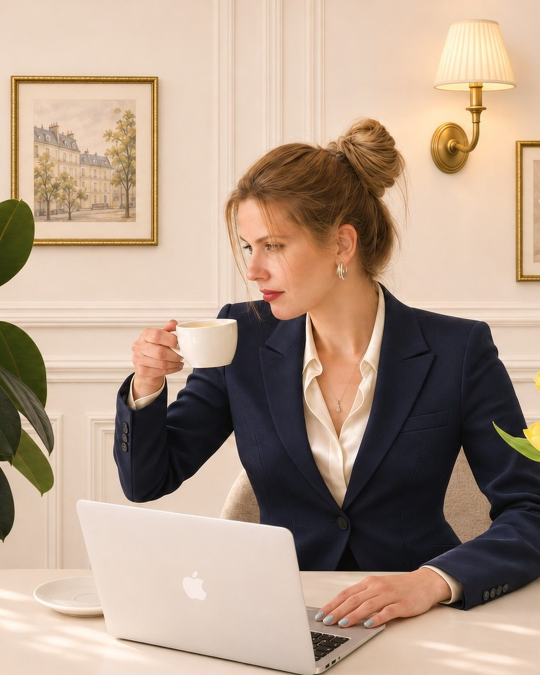
#> input picture social/instagram/zdjecia-4x5/01-biurko-granat.jpg, 1080 x 1350 px, given in place of p-wyroznienie.png, which was not available (shown at 1/2 size)
$ python siatka.py
#> lines starting #> are read from the running program, lines starting #| are printed output that depends on the picture
#!/usr/bin/env python3
"""Podgląd siatki profilu Instagram (12 postów, kafelki 3:4 jak w aplikacji). Wynik: social/instagram/podglad-siatki.jpg"""
import os
from PIL import Image, ImageDraw, ImageFont

ROOT = os.path.dirname(os.path.dirname(os.path.abspath(__file__)))
IG = os.path.join(ROOT, 'instagram')
# kolejność publikacji 1..12
POSTY = [
    ('zdjecia-4x5/07-portret-boucle.jpg', ''), ('png/karuzele/k1-strategia-na-1-stronie-01.png', 'karuzela'),
    ('rolki/r3-zacznij-za-darmo-okladka.jpg', 'rolka'), ('png/posty/p04-cytat-etat.png', 'cytat'),
    ('png/karuzele/k2-marza-a-narzut-01.png', 'karuzela'), ('rolki/r1-trzy-pytania-okladka.jpg', 'rolka'),
    ('png/posty/p07-zdjecie-rozowy.png', 'zdjęcie'), ('png/karuzele/k3-trzy-liczby-w-poniedzialek-01.png', 'karuzela'),
    ('rolki/r2-etat-i-wlasna-marka-okladka.jpg', 'rolka'), ('png/posty/p10-produkt-strategia.png', 'produkt'),
    ('png/karuzele/k4-nowy-produkt-6-pytan-01.png', 'karuzela'), ('png/posty/p-wyroznienie.png', 'zdjęcie'),
]
TW, TH, GAP = 360, 480, 4
font = ImageFont.truetype(os.path.expanduser('~/.fonts/DMSans%5Bopsz,wght%5D.ttf'), 22)
img = Image.new('RGB', (TW * 3 + GAP * 2, TH * 4 + GAP * 3), 'white')
#> img: PIL image 1088x1932 RGB; every value is 255
d = ImageDraw.Draw(img)
for idx, (plik, typ) in enumerate(reversed(POSTY)):
    nr = len(POSTY) - idx
    im = Image.open(os.path.join(IG, plik)).convert('RGB')
#> im is the input picture: PIL image 1080x1350 RGB; mean R, G, B 178.2, 155.8, 137.4
    w, h = im.size  # kadr środkowy 3:4 (tak Instagram pokazuje siatkę)
#> w = 1080; h = 1350
    nh = int(w * 4 / 3)
#> nh = 1440
    top = (h - nh) // 2 if nh <= h else 0
#> top = 0
    im = im.crop((0, top, w, top + min(nh, h))).resize((TW, TH), Image.LANCZOS)
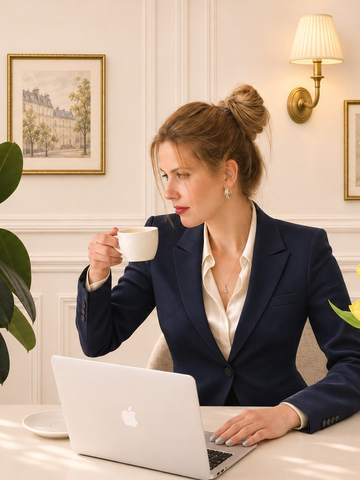
#> im: PIL image 360x480 RGB; mean R, G, B 178.2, 155.8, 137.4
    x, y = (idx % 3) * (TW + GAP), (idx // 3) * (TH + GAP)
    img.paste(im, (x, y))
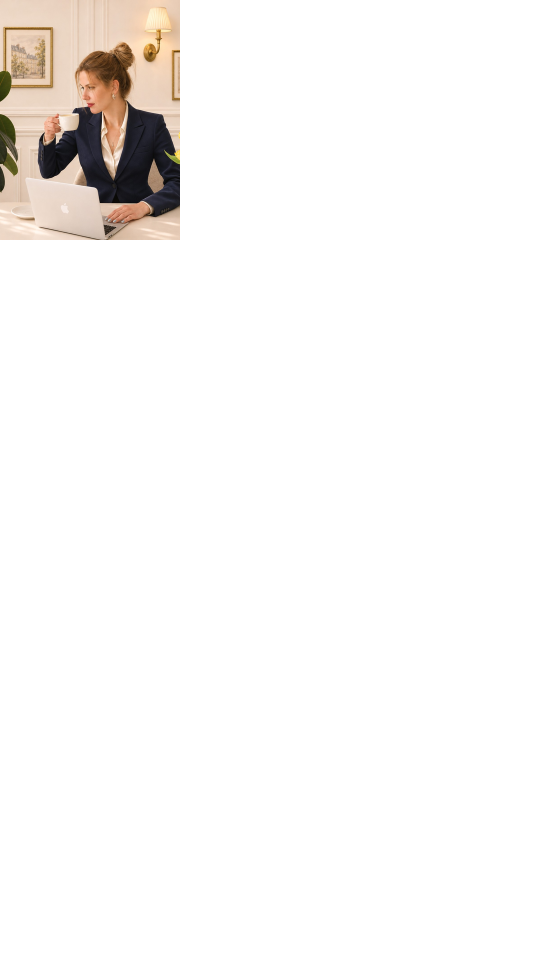
#> img: PIL image 1088x1932 RGB (shown at 1/2 size); mean R, G, B 248.7, 246.8, 245.3
    d.rounded_rectangle((x + 10, y + 10, x + 54 + (len(typ) * 13 + 14 if typ else 0), y + 44), 14, fill=(30, 42, 74))
    d.text((x + 20, y + 13), f'{nr}' + (f' · {typ}' if typ else ''), font=font, fill='white')
#> pass 2 of the loop `for idx, (plik, typ) in enumerate(reversed(POSTY)):`:
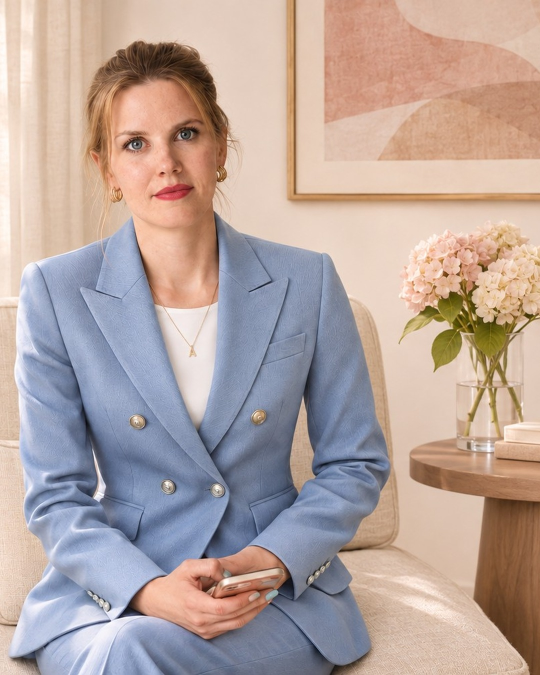
#> input picture social/instagram/zdjecia-4x5/02-kanapa-blekit.jpg, 1080 x 1350 px, given in place of k4-nowy-produkt-6-pytan-01.png, which was not available (shown at 1/2 size)
#> im is the input picture: PIL image 1080x1350 RGB; mean R, G, B 182.5, 164.4, 158.5
#> `im = im.crop((0, top, w, top + min(nh, h))).resize((TW, TH), Image.LAN..`:
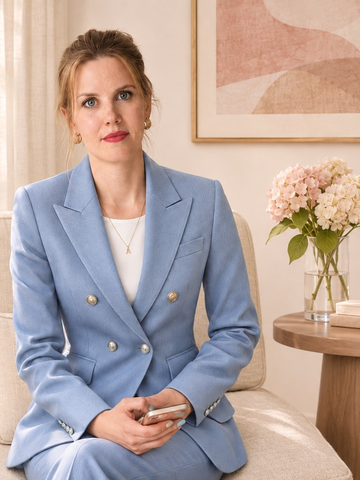
#> im: PIL image 360x480 RGB; mean R, G, B 182.5, 164.4, 158.5
#> `img.paste(im, (x, y))`:
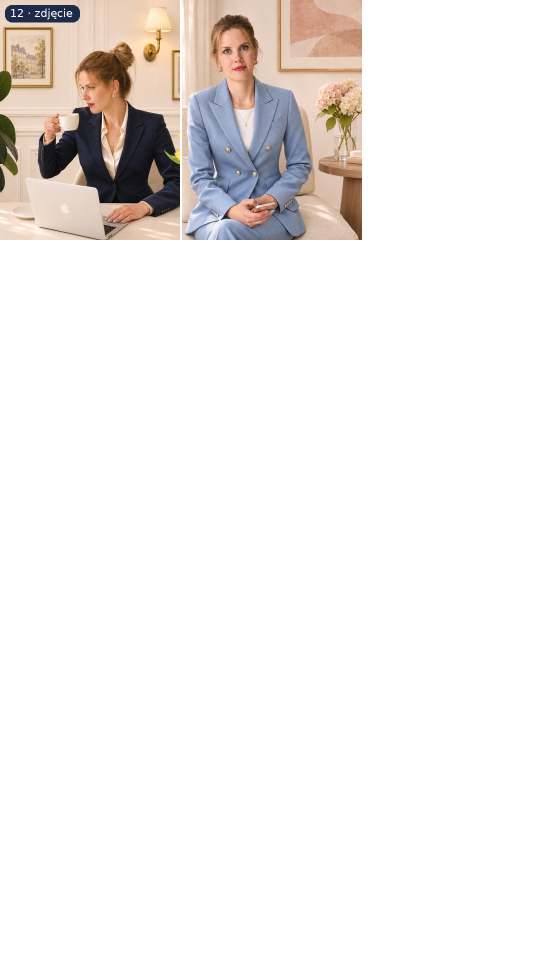
#> img: PIL image 1088x1932 RGB (shown at 1/2 size); mean R, G, B 242.3, 239, 237.2
#> (the run stopped early here; a loop or call above may not have finished)
